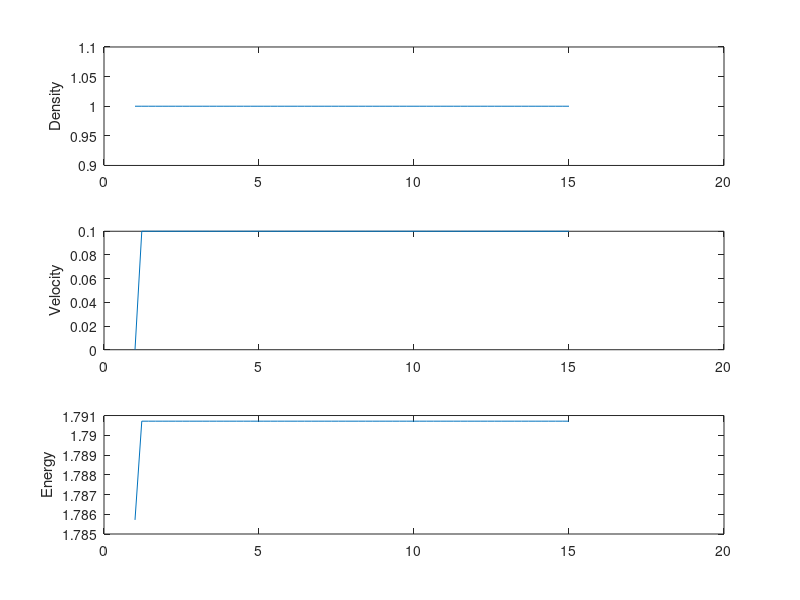

Here is the MATLAB script that generated this plot: (Note: this script raises an error after producing the figure.)
function compressible_1d_driver()
%% Parameters
N = 65;
dt = 0.01;
x = linspace(1,15,N);
dx = x(2) - x(1);
density = 1;
x_velocity = 0.1;
gamma = 1.4;
P = 1/gamma * ones(1,N);
max_iter = 600;

%% Initialization
rho = density * ones(1,N);
rhou = [0, x_velocity * density * ones(1,N-1)];
E = P ./ (gamma - 1) .* ones(1,N) + 0.5 .* rhou .* rhou ./ rho;
u = rhou ./ rho;

%% Plotting
subplot(3,1,1)
plot(x,rho)
ylabel("Density")
subplot(3,1,2)
plot(x,u)
ylabel("Velocity")
subplot(3,1,3)
plot(x,E)
ylabel("Energy")

%% Time marching
for iter = 1:max_iter
    [rho, rhou, E, P] = Lax_Wendroff_vecv(rho, rhou, E, P, gamma, dt);
    
    [rho, rhou, E] = extrapolate_boundary(rho, rhou, E);
    
    [rhou, E] = viscosity_fix(rho, rhou, E, P, gamma, dx, dt);
    
    u = rhou ./ rho;
    
    %% Plotting
    subplot(3,1,1)
    plot(x,rho)
    ylabel("Density")
    subplot(3,1,2)
    plot(x,u)
    ylabel("Velocity")
    subplot(3,1,3)
    plot(x,E)
    ylabel("Energy")
    
    pause(0.01)
end

end